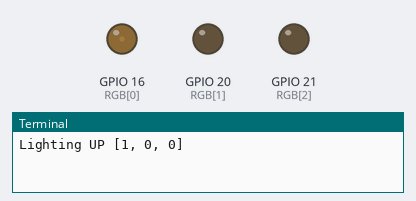
Bench run of a program on a simulated Raspberry Pi (BCM pin numbers). On the bench: output pins drawn as LEDs (lit = HIGH), the last lines printed to the terminal.

Above: at 0.15 s.
At 7.05 s:
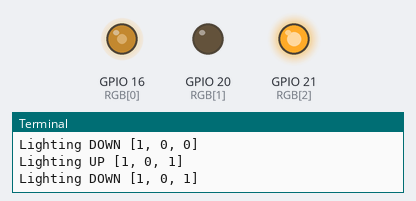
At 14.26 s:
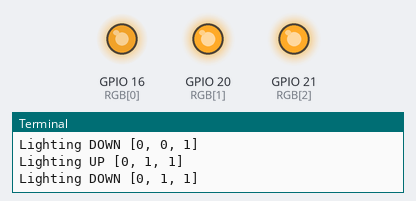
At 21.16 s:
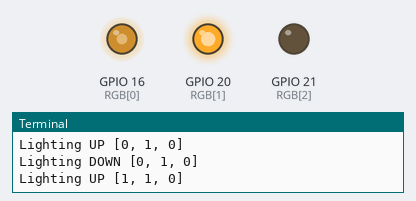
At 28.1 s:
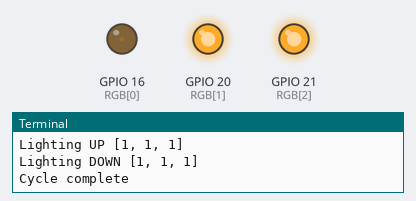
At 39.77 s:
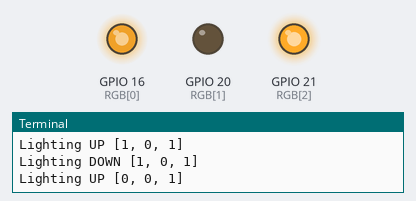
Timing chart, 0 to 40.0 s (numbered marks = the images above):
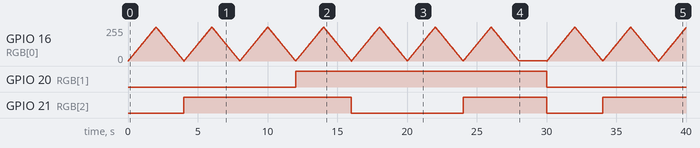

Measured:
- by itself, GPIO 16 (RGB[0]): moves between 0/255 and 255/255, repeating every 4.0 s
- by itself, GPIO 20 (RGB[1]): LOW → HIGH at 12.0 s, → LOW 18.0 s later
- by itself, GPIO 21 (RGB[2]): goes HIGH 12.0 s, LOW 8.0 s, HIGH 6.0 s, LOW 4.0 s, then HIGH

The program:

RGBwithPWM.py
```python
# !/usr/bin/env python
# Author http://crazyice.net/?p=164
# Cycle RGB LED Colors (red, violett, blau, turqoise, green, white)

import RPi.GPIO as GPIO
import time

GPIO.setmode(GPIO.BCM)
GPIO.setwarnings(False)

RGB = [16, 20, 21]
LEDSTATUS = [[1, 0, 0], [1, 0, 1], [0, 0, 1], [0, 1, 1], [0, 1, 0], [1, 1, 0], [1, 1, 1]]

# PWM_PINS = []

for pin in RGB:
    GPIO.setup(pin, GPIO.OUT)
    GPIO.output(pin, GPIO.LOW)

freq = 50
p = GPIO.PWM(RGB[0], freq)
# PWM_PINS.append(p)
p.start(0)


try:

    # starttime = time.time()
    # tick = 0.5
    ACTIVE_PWM_PINS = []

    while True:
            for status in LEDSTATUS:
                for i in range(0, 3):
                    GPIO.output(RGB[i], status[i])

                    # activePin = RGB[i]
                    # if RGB[i] in ACTIVE_PWM_PINS:
                    #     print("removing" + str(activePin))
                    #     ACTIVE_PWM_PINS.remove(activePin)
                    # if status[i] == 1:
                    #     ACTIVE_PWM_PINS.append(activePin)

                print("Lighting UP " + str(status))
                # Light up
                for i in range(100):
                    # for pin in ACTIVE_PWM_PINS:
                    p.ChangeDutyCycle(i)
                    time.sleep(0.02)

                print("Lighting DOWN " + str(status))
                # Dim down
                for i in range(100):
                    # for pin in ACTIVE_PWM_PINS:
                    p.ChangeDutyCycle(100 - i)
                    time.sleep(0.02)

            # main loop tick
            # sleep = tick - ((time.time() - starttime) % tick)
            # time.sleep(sleep)

            print("Cycle complete")
            time.sleep(2.0)

except KeyboardInterrupt:
    print "Exiting"
    # for pin in ACTIVE_PWM_PINS:
    # for pin in RGB:
    #     pin.stop(0)
    p.stop(0)
    GPIO.cleanup()
```
